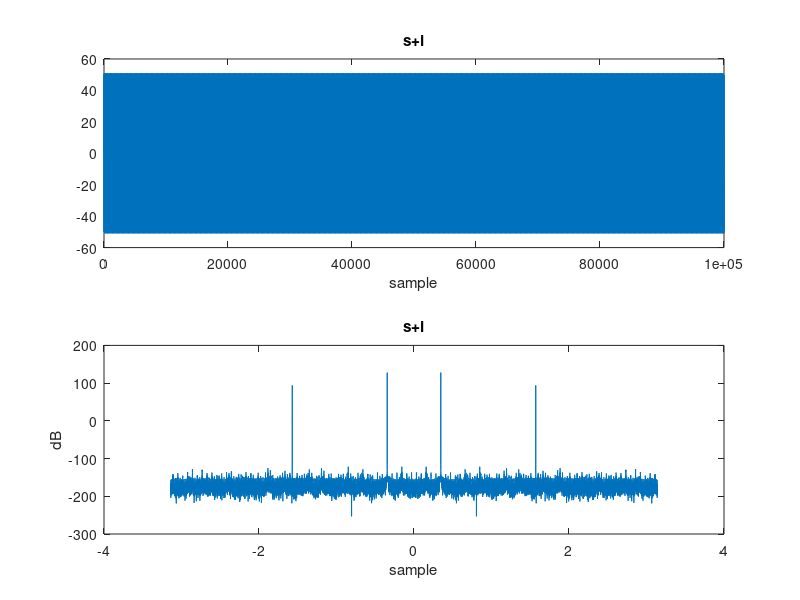
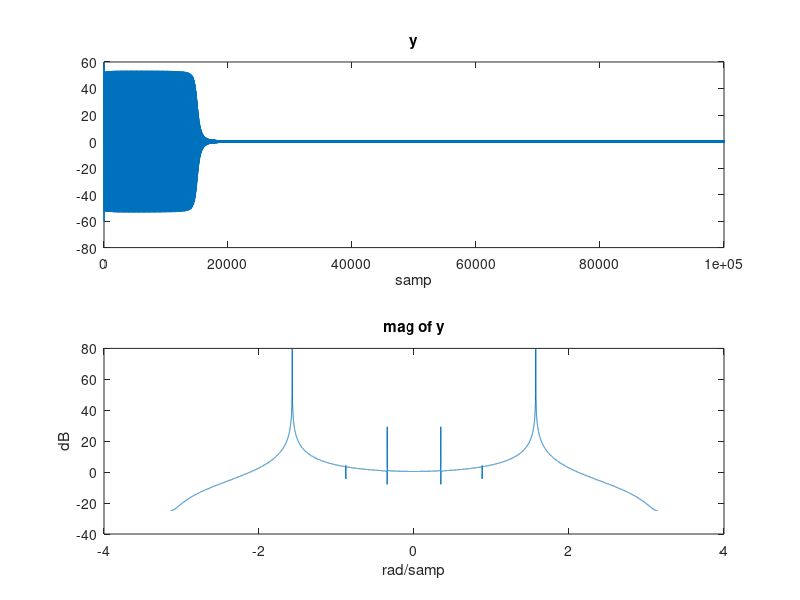
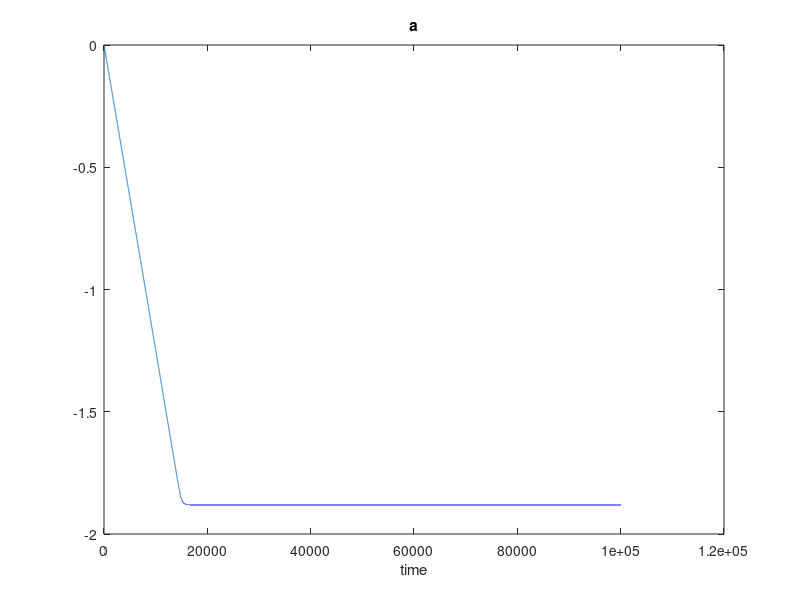
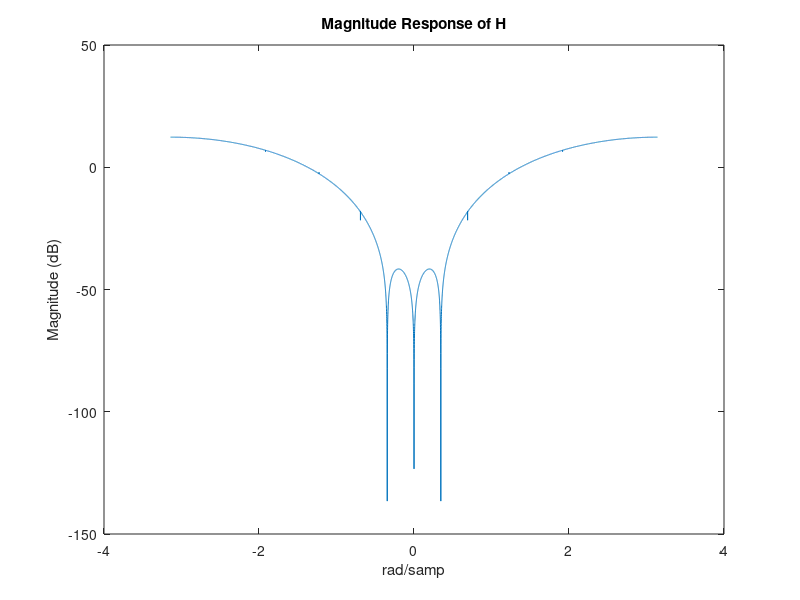

Recreate these plots in MATLAB, in order. (Note: this script raises an error after producing the figures.)
%% 1A

N = 1012;
Fs = 8000;
T = 1/Fs;
StopTime = 1;
t = (0:T:StopTime-T)';
s = sin(2*pi*60*t);

what = sin(2*pi*2000*t);
length(what)

a = 1;
r = .98;
u = .05;

% Transfer function coefficients
b0 = 1;
b1 = a;
b2 = 1;

a0 = 1;
a1 = a*r;
a2 = r^2;

b = [b0, b1, b2];
a = [a0, a1, a2];

[H, w] = freqz(b, a, N, 'whole', Fs);

% fvtool(x,1);

figure(1);
subplot(2, 1, 1);
plot(linspace(-pi, pi, length(s)), (fftshift(abs(fft(s+what)))));
title('Magnitude Response of s+w');
xlabel('rad/samp');
ylabel('Magnitude (dB)');

subplot(2, 1, 2);
plot(linspace(-pi, pi, length(s)), fftshift(angle(fft(s+what))));
title('Phase Response of s+w');
xlabel('rad/samp');
ylabel('Phase (Radians)');

figure(2);
plot(linspace(-pi, pi, length(H)), 20*log10(fftshift(abs(H))));
title('Magnitude Response of H');
xlabel('rad/samp');
ylabel('Magnitude (dB)');

shat=conv(s+what,ifft(H));

figure(3);
plot(linspace(-pi, pi, length(shat)), (fftshift(abs(fft(shat)))));
title('Magnitude Response of shat');
xlabel('rad/samp');
ylabel('Magnitude');

for c = 0:10
    
end

%%
r = .95;
u = .0000001;

Fs = 200;
T = 1/Fs;
StopTime = 500;
t = (0:T:StopTime-T)';
s = sin(2*pi*50*t);

i = 50*sin(2*pi*11*t);

figure(1);
subplot(2, 1, 1);
plot(linspace(0, length(s), length(s)), s+i);
title('s+i');
xlabel('sample');

subplot(2, 1, 2);
plot(linspace(-pi, pi, length(s)), 20*log10(fftshift(abs(fft(s+i)))));
title('s+i');
xlabel('sample');
ylabel('dB');

x = s+i;
y = zeros(1,length(x));
e = zeros(1,length(x));
a = zeros(1,length(x));

for index = 3:length(x)

    e(index) = x(index) + a(index) .* x(index-1) + x(index-2);
    y(index) = e(index) - r.*a(index).*y(index-1) - (r^2).*y(index-2);


    a(index+1) = a(index) - u.*y(index).*x(index-1);
    if (a(index+1) > 2) || (a(index+1) < -2)
        a(index+1) = a(index);
    end
    % u = u/.999;
end

figure(2);
subplot(2, 1, 1);
plot(linspace(0, length(y), length(y)), y);
title('y');
xlabel('samp');

% y = conv(x, )
subplot(2, 1, 2);
plot(linspace(-pi, pi, length(y(length(y)*.8:length(y)))), 20*log10(fftshift(abs(fft(y(length(y)*.8:length(y)))))));
title('mag of y');
xlabel('rad/samp');
ylabel('dB');

figure(3);
plot(linspace(0, length(a), length(a)), a);
title('a');
xlabel('time');

b0 = 1;
b1 = a(end);
b2 = 1;
a0 = 1;
a1 = a(end)*r;
a2 = r^2;
b = [b0, b1, b2];
a3 = [a0, a1, a2];
[H, w] = freqz(b, a, 10000, 'whole', Fs);
figure(4);
plot(linspace(-pi, pi, length(H)), 20*log10(fftshift(abs(H))));
title('Magnitude Response of H');
xlabel('rad/samp');
ylabel('Magnitude (dB)');

%%

x = s+inter;
y2 = chirp(t,0,1,250);

for index = 3:length(x)

    e(index) = x(index) + a(index) .* x(index-1) + x(index-2);
    y(index) = e(index) - r.*a(index).*y(index-1) - (r^2).*y(index-2);


    a(index+1) = a(index) - u.*y(index).*x(index-1);
    if (a(index+1) > 2) || (a(index+1) < -2)
        a(index+1) = a(index);
    end
end

figure(5);
plot(linspace(-pi, pi, length(y2)), 20*log10(fftshift(abs(fft(y2)))));
title('mag of y');
xlabel('rad/samp');
ylabel('dB');

figure(3);
plot(linspace(0, length(a), length(a)), a);
title('a');
xlabel('time');
